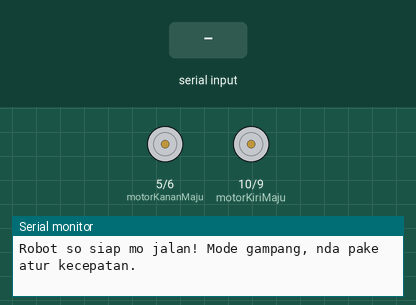
Recording of a sketch running on a simulated Arduino Uno, built with avr-gcc and run on an emulated ATmega328P. On the bench: motor-driver pin pairs drawn as motors (green arrow = first pin HIGH = forward, orange = second pin HIGH = backward, longer = more drive), the last lines printed to the serial monitor. The inputs (shaded band) are chosen by the test bench.

Above: at 1.2 s.
1.3 s: "1\n" received over the second serial link
At 1.6 s:
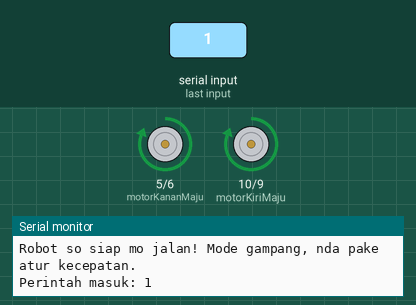
2.8 s: "X:90\n" received over the second serial link
At 3.9 s:
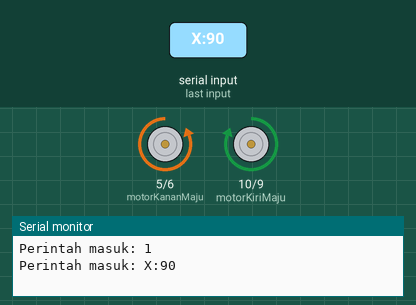
4.3 s: "3\n" received over the second serial link
At 5.0 s:
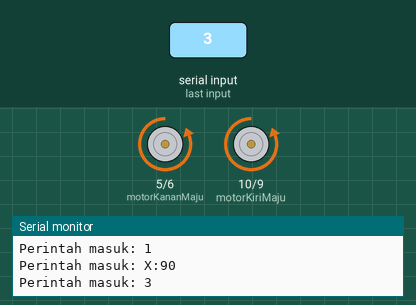
5.8 s: "2\n" received over the second serial link
At 6.2 s:
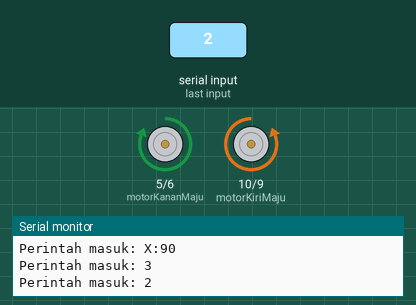
7.3 s: "X:\n" received over the second serial link
At 8.5 s:
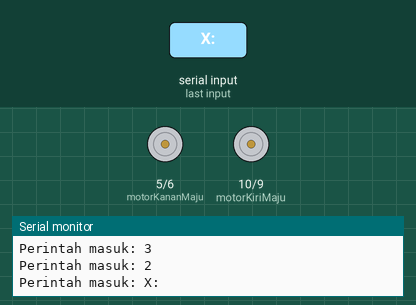
8.8 s: "4\n" received over the second serial link
At 9.7 s:
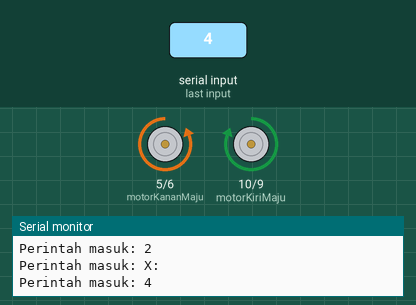
Timing chart, 0 to 11.3 s (numbered marks = the images above; inputs shaded):
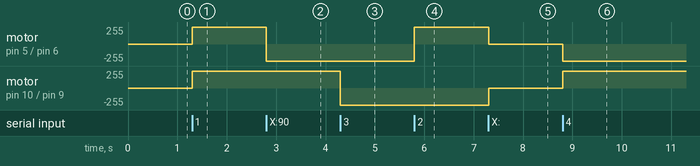

The sketch:

BLUETOOTH_Analog.ino
```cpp
#include <SoftwareSerial.h> // Library ini torang pake supaya bisa bikin komunikasi serial tambahan di pin digital biasa.

// --------------------
// KONFIG PIN & VARIABEL
// --------------------
SoftwareSerial bluetooth(3, 2); // RX=3, TX=2
// Ingat: RX = terima data, jadi kabelnya sambung ke TX Bluetooth.
// TX = kirim data, jadi kabelnya sambung ke RX Bluetooth.

const int motorKiriMaju  = 10;  // Pin 10 khusus bikin motor kiri maju
const int motorKiriMundur= 9;   // Pin 9 bikin motor kiri mundur
const int motorKananMaju = 5;   // Pin 5 bikin motor kanan maju
const int motorKananMundur= 6;  // Pin 6 bikin motor kanan mundur
// Jadi tiap motor ada dua pin: satu mo putar maju, satu mo putar mundur.
// Kalo dua-dua LOW = motor diam. Kalo dua-dua HIGH = motor kaya direm.

String command; // Variabel ini untuk simpan perintah dari HP (Bluetooth)

// --------------------
// SETUP: cuma jalan sekali waktu Arduino nyala
// --------------------
void setup() {
  Serial.begin(9600); // Nyalakan komunikasi serial ke laptop, bisa lihat pesan di monitor
  bluetooth.begin(9600); // Nyalakan Bluetooth komunikasi
  Serial.println("Robot so siap mo jalan! Mode gampang, nda pake atur kecepatan.");

  // Atur semua pin motor jadi OUTPUT, supaya bisa kirim sinyal HIGH/LOW
  pinMode(motorKiriMaju, OUTPUT);
  pinMode(motorKiriMundur, OUTPUT);
  pinMode(motorKananMaju, OUTPUT);
  pinMode(motorKananMundur, OUTPUT);

  berhenti(); // Panggil fungsi stop supaya pas Arduino baru hidup, motor nda langsung jalan.
}

// --------------------
// LOOP: ini yang jalan ulang-ulang terus
// --------------------
void loop() {
  if (bluetooth.available()) { // Cek, ada data datang dari Bluetooth? pake sintaks available -> namaVariable.avalaible
    command = bluetooth.readStringUntil('\n'); // Baca sampe ketemu ENTER dari HP
    command.trim(); // Bersihkan spasi yang nda perlu

    Serial.print("Perintah masuk: ");
    Serial.println(command); // Kirim ke laptop supaya torang bisa pantau

    processCommand(command); // Kirim data ke fungsi untuk diproses
  }
}

// --------------------
// PROSES PERINTAH: tentukan robot mo bikin apa
// --------------------
void processCommand(String cmd) {
  if (cmd.startsWith("X:")) { // Kalo data ada "X:", itu berarti data joystick
    handleJoystick(cmd); // Proses joystick
    return; // Henti disini, nda usah cek perintah angka lagi
  }

  // Perintah manual pake angka (contoh dari aplikasi Android)
  if (cmd == "1") maju();        // 1 = maju lurus
  else if (cmd == "3") mundur();  // 3 = mundur
  else if (cmd == "2") belokKiri(); // 2 = belok kiri
  else if (cmd == "4") belokKanan(); // 4 = belok kanan
  else if (cmd == "0") berhenti();  // 0 = stop total
}

// --------------------
// ATUR MOTOR PAKE PWM (untuk joystick, supaya bisa atur kecepatan)
// --------------------
void setMotor(int speedLeft, int speedRight) {
  // speedLeft & speedRight: nilai dari -255 sampe 255.
  // Nilai negatif = maju, positif = mundur (tergantung cara pasang motor).

  // Motor kiri
  if (speedLeft < 0) { // kalo minus -> motor kiri maju
    analogWrite(motorKiriMaju, -speedLeft);
    analogWrite(motorKiriMundur, 0);
  } else if (speedLeft > 0) { // kalo plus -> motor kiri mundur
    analogWrite(motorKiriMaju, 0);
    analogWrite(motorKiriMundur, speedLeft);
  } else { // kalo 0 -> motor kiri diam
    analogWrite(motorKiriMaju, 0);
    analogWrite(motorKiriMundur, 0);
  }

  // Motor kanan
  if (speedRight < 0) { // motor kanan maju
    analogWrite(motorKananMaju, -speedRight);
    analogWrite(motorKananMundur, 0);
  } else if (speedRight > 0) { // motor kanan mundur
    analogWrite(motorKananMaju, 0);
    analogWrite(motorKananMundur, speedRight);
  } else { // motor kanan diam
    analogWrite(motorKananMaju, 0);
    analogWrite(motorKananMundur, 0);
  }
}

// --------------------
// HANDLE JOYSTICK: bikin robot bisa gerak pelan/cepat sesuai joystick
// --------------------
void handleJoystick(String data) {
  int commaIndex = data.indexOf(','); // Cari koma pemisah nilai X & Y
  String xString = data.substring(2, commaIndex); // Ambil angka X dari string
  String yString = data.substring(data.indexOf('Y') + 2); // Ambil angka Y

  float xValue = xString.toFloat(); // Ubah jadi angka float
  float yValue = yString.toFloat();

  float deadband = 0.1; // Zona mati: biar robot nda goyang kalo joystick cuma gerak sedikit

  if (abs(xValue) < deadband) xValue = 0; // Nolkan X kalo gerak kecil
  if (abs(yValue) < deadband) yValue = 0; // Nolkan Y kalo gerak kecil

  int maxPWM = 255;
  int speedY = (int)(yValue * maxPWM);  // maju/mundur sesuai Y
  int speedX = (int)(xValue * maxPWM);  // belok sesuai X

  // Hitung kecepatan tiap motor pake prinsip differential drive
  int leftMotor  = speedY - speedX;
  int rightMotor = speedY + speedX;

  leftMotor  = constrain(leftMotor, -255, 255);
  rightMotor = constrain(rightMotor, -255, 255);

  setMotor(leftMotor, rightMotor); // Kirim nilai ke motor
}

// --------------------
// FUNGSI GERAKAN DASAR (DIGITALWRITE)
// --------------------
void maju() {
  /* LOGIKA MAJU:
     - Motor kiri pin MAJU = HIGH
     - Motor kanan pin MAJU = HIGH
     - Pin mundur = LOW semua
     Hasil: dua motor putar arah sama, robot maju lurus ke depan. */
  digitalWrite(motorKiriMaju, HIGH);
  digitalWrite(motorKiriMundur, LOW);
  digitalWrite(motorKananMaju, HIGH);
  digitalWrite(motorKananMundur, LOW);
}

void mundur() {
  /* LOGIKA MUNDUR:
     - Motor kiri pin MUNDUR = HIGH
     - Motor kanan pin MUNDUR = HIGH
     - Pin maju = LOW semua
     Hasil: dua motor putar arah mundur, robot jalan mundur. */
  digitalWrite(motorKiriMaju, LOW);
  digitalWrite(motorKiriMundur, HIGH);
  digitalWrite(motorKananMaju, LOW);
  digitalWrite(motorKananMundur, HIGH);
}

void belokKanan() {
  /* LOGIKA BELOK KANAN:
     - Motor kiri maju, motor kanan mundur.
     Jadi robot mutar di tempat ke kanan (pivot kanan).
     Cocok untuk belok tajam. */
  digitalWrite(motorKiriMaju, HIGH);
  digitalWrite(motorKiriMundur, LOW);
  digitalWrite(motorKananMaju, LOW);
  digitalWrite(motorKananMundur, HIGH);
}

void belokKiri() {
  /* LOGIKA BELOK KIRI:
     - Motor kiri mundur, motor kanan maju.
     Jadi robot mutar di tempat ke kiri.
     Sama kaya belok kanan, cuma kebalik arah. */
  digitalWrite(motorKiriMaju, LOW);
  digitalWrite(motorKiriMundur, HIGH);
  digitalWrite(motorKananMaju, HIGH);
  digitalWrite(motorKananMundur, LOW);
}

void berhenti() {
  /* LOGIKA BERHENTI:
     Semua pin LOW = motor mati total.
     Robot diem, nda gerak. */
  digitalWrite(motorKiriMaju, LOW);
  digitalWrite(motorKiriMundur, LOW);
  digitalWrite(motorKananMaju, LOW);
  digitalWrite(motorKananMundur, LOW);
}

void rem() {
  /* LOGIKA REM:
     Semua pin HIGH = motor kaya di-shorted.
     Hasil: robot stop mendadak, berasa ada rem. */
  digitalWrite(motorKiriMaju, HIGH);
  digitalWrite(motorKiriMundur, HIGH);
  digitalWrite(motorKananMaju, HIGH);
  digitalWrite(motorKananMundur, HIGH);
}
```

Measured:
- after the input at 1.3 s, motor on pin 5 (motorKananMaju) / pin 6 (motorKananMundur), motor on pin 10 (motorKiriMaju) / pin 9 (motorKiriMundur): stopped → forward 255/255 at once
- after the input at 2.8 s, motor on pin 5 (motorKananMaju) / pin 6 (motorKananMundur): forward 255/255 → backward 255/255 at once
- after the input at 4.3 s, motor on pin 10 (motorKiriMaju) / pin 9 (motorKiriMundur): forward 255/255 → backward 255/255 at once
- after the input at 5.8 s, motor on pin 5 (motorKananMaju) / pin 6 (motorKananMundur): backward 255/255 → forward 255/255 at once
- after the input at 7.3 s, motor on pin 5 (motorKananMaju) / pin 6 (motorKananMundur): forward 255/255 → stopped at once; motor on pin 10 (motorKiriMaju) / pin 9 (motorKiriMundur): backward 255/255 → stopped at once
- after the input at 8.8 s, motor on pin 5 (motorKananMaju) / pin 6 (motorKananMundur): stopped → backward 255/255 at once; motor on pin 10 (motorKiriMaju) / pin 9 (motorKiriMundur): stopped → forward 255/255 at once
